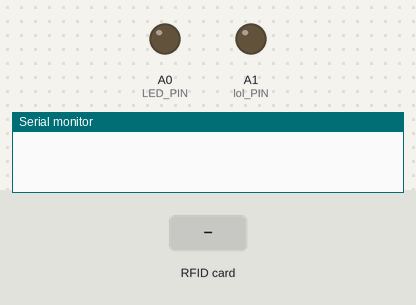
Recording of a sketch running on a simulated Arduino Uno, built with avr-gcc and run on an emulated ATmega328P. Parts: output pins drawn as LEDs (lit = HIGH), the last lines printed to the serial monitor. The inputs (shaded band) are chosen by the test bench. Pins used as bus, display or sensor lines are not drawn.

Above: at 1.2 s.
1.3 s: RFID card 2A D1 4E 19 held to the reader
At 1.6 s:
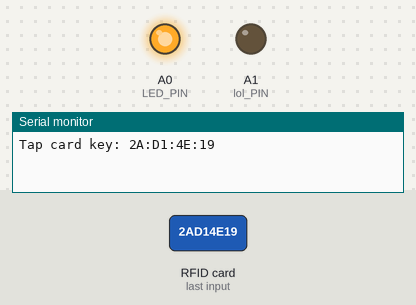
Timing chart, 0 to 12.8 s (numbered marks = the images above; inputs shaded):
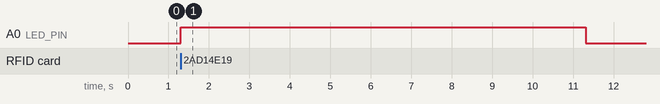

Measured:
- after the input at 1.3 s, A0 (LED_PIN): LOW → HIGH at once, → LOW 10.0 s later

The sketch:

RFID_Lights_for_understanding_of_RFID_.ino
```cpp
#include "SPI.h"
#include "MFRC522.h"

#define SS_PIN 10
#define RST_PIN 9
#define SP_PIN 8
#define LED_PIN A0
#define lol_PIN A1

MFRC522 rfid(SS_PIN, RST_PIN);

MFRC522::MIFARE_Key key;

void setup() {
  Serial.begin(9600);
  SPI.begin();
  rfid.PCD_Init();
  pinMode(LED_PIN,OUTPUT);

   pinMode(lol_PIN, OUTPUT);
}

void loop() {
  if (!rfid.PICC_IsNewCardPresent() || !rfid.PICC_ReadCardSerial())
    return;


  MFRC522::PICC_Type piccType = rfid.PICC_GetType(rfid.uid.sak);

  if (piccType != MFRC522::PICC_TYPE_MIFARE_MINI &&
    piccType != MFRC522::PICC_TYPE_MIFARE_1K &&
    piccType != MFRC522::PICC_TYPE_MIFARE_4K) {
    Serial.println(F("Your tag is not of type MIFARE Classic."));
    return;
  }

  String strID = "";
  for (byte i = 0; i < 4; i++) {
    strID +=
    (rfid.uid.uidByte[i] < 0x10 ? "0" : "") +
    String(rfid.uid.uidByte[i], HEX) +
    (i!=3 ? ":" : "");
  }
  strID.toUpperCase();

  Serial.print("Tap card key: ");
  Serial.println(strID);

  if (strID.indexOf("2A:D1:4E:19") >=0) {
    digitalWrite(LED_PIN, HIGH);
    delay(10000);
    digitalWrite(LED_PIN, LOW);
  } else {


  }

  if (strID.indexOf("D6:50:E2:F7") >=0) {
    digitalWrite(lol_PIN, HIGH);
    delay(1000);
    digitalWrite(lol_PIN, LOW);
  }

  else {


  }


  rfid.PICC_HaltA();
  rfid.PCD_StopCrypto1();
}
```
